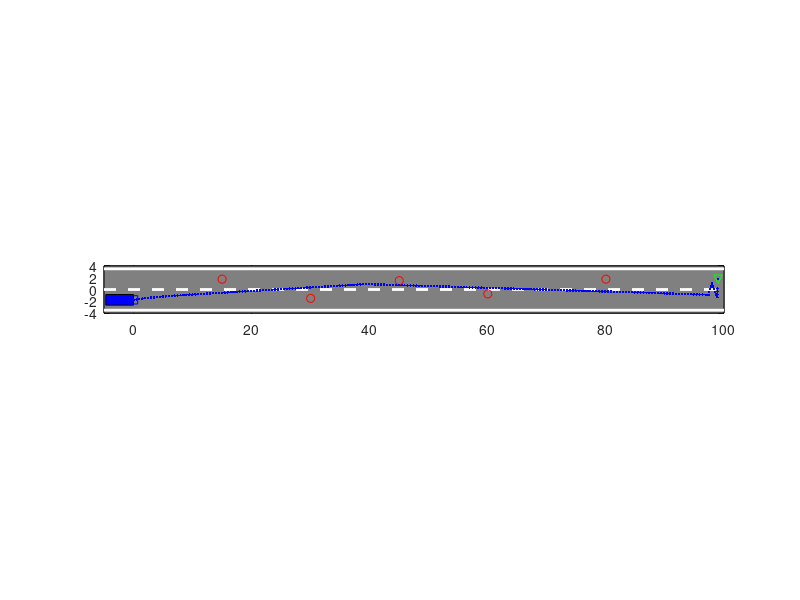

Here is the MATLAB script that generated this plot:

clc
clear
close all

%% 初始化车的参数
d = 3.5;               % 道路标准宽度
W = 1.8;               % 汽车宽度
L = 4.7;               % 车长

P0 = [0,-d/2,1,1];     % 车辆起点信息，1-2列位置，3-4列速度
Pg = [99,d/2,0,0];     % 目标位置
Pobs = [15,7/4,0,0;
    30,-3/2,0,0;
    45,3/2,0,0;
    60,-3/4,0,0;
    80,7/4,0,0];       % 障碍物位置
P = [Pobs;Pg];         % 将目标位置和障碍物位置合放在一起

Eta_att = 5;           % 计算引力的增益系数
Eta_rep_ob = 15;       % 计算斥力的增益系数
Eta_rep_edge = 50;     % 计算边界斥力的增益系数

d0 = 20;               % 障碍影响距离
n = size(P,1);         % 障碍与目标总计个数
len_step = 0.5;          % 步长
Num_iter = 200;        % 最大循环迭代次数

%% ***************初始化结束，开始主体循环******************
Pi = P0;               %将车的起始坐标赋给Xi
i = 0;
while sqrt((Pi(1)-P(n,1))^2 + (Pi(2)-P(n,2))^2) > 1
    i=i+1;
    Path(i,:) = Pi;
    for j=1:n-1
        delta(j,1:2) = Pi(1,1:2) - P(j,1:2);
        dist(j,1) = norm(delta(j,:));
        unitVecotr(j,1:2) = [delta(j,1)/dist(j,1), delta(j,2)/dist(j,1)];
    end
    
    
    delta(n,:) = P(n,1:2)-Pi(1,1:2);                                    %用目标点-车辆点表达引力   
    dist(n,1) = norm(delta(n,:)); 
    unitVector(n,:)=[delta(n,1)/dist(n,1),delta(n,2)/dist(n,1)];
    
    for j=1:n-1
        if dist(j,1) >= d0
            F_rep_ob(j,:) = [0,0];
        else
                     % 障碍物的斥力1，方向由障碍物指向车辆
            F_rep_ob1_abs = Eta_rep_ob * (1/dist(j,1)-1/d0) * dist(n,1) / dist(j,1)^2;         
            F_rep_ob1 = [F_rep_ob1_abs*unitVector(j,1), F_rep_ob1_abs*unitVector(j,2)];   
           
            % 障碍物的斥力2，方向由车辆指向目标点
            F_rep_ob2_abs = 0.5 * Eta_rep_ob * (1/dist(j,1) - 1/d0)^2;                
            F_rep_ob2 = [F_rep_ob2_abs * unitVector(n,1), F_rep_ob2_abs * unitVector(n,2)];  
        end
        F_rep_ob(j,:) = F_rep_ob1+F_rep_ob2;  
    end
    
    
       % 增加边界斥力势场，根据车辆当前位置，选择对应的斥力函数
    if Pi(1,2) > -d+W/2 && Pi(1,2) <= -d/2             %下道路边界区域力场，方向指向y轴正向
        F_rep_edge = [0,Eta_rep_edge * norm(Pi(:,3:4))*(exp(-d/2-Pi(1,2)))];
    elseif Pi(1,2) > -d/2 && Pi(1,2) <= -W/2           %下道路分界线区域力场，方向指向y轴负向
        F_rep_edge = [0,1/3 * Eta_rep_edge * Pi(1,2).^2];
    elseif Pi(1,2) > W/2  && Pi(1,2) < d/2             %上道路分界线区域力场，方向指向y轴正向 
        F_rep_edge = [0, -1/3 * Eta_rep_edge * Pi(1,2).^2];
    elseif Pi(1,2) > d/2 && Pi(1,2)<=d-W/2             %上道路边界区域力场，方向指向y轴负向
        F_rep_edge = [0, Eta_rep_edge * norm(Pi(:,3:4)) * (exp(Pi(1,2)-d/2))];
    end
    
    
     %% 计算合力和方向
    F_rep = [sum(F_rep_ob(:,1))  + F_rep_edge(1,1),...
           sum(F_rep_ob(:,2)) + F_rep_edge(1,2)];                                      % 所有障碍物的合斥力矢量
    F_att = [Eta_att*dist(n,1)*unitVector(n,1), Eta_att*dist(n,1)*unitVector(n,2)];    % 引力矢量
    F_sum = [F_rep(1,1)+F_att(1,1),F_rep(1,2)+F_att(1,2)];                             % 总合力矢量
    UnitVec_Fsum(i,:) = 1/norm(F_sum) * F_sum;     
    
     %计算车的下一步位置
    Pi(1,1:2)=Pi(1,1:2)+len_step*UnitVec_Fsum(i,:);   
end

Path(i,:)=P(n,:);            %把路径向量的最后一个点赋值为目标

%% 画图
figure
len_line = 100;



% 画灰色路面图
GreyZone = [-5,-d-0.5; -5,d+0.5; len_line,d+0.5; len_line,-d-0.5];
fill(GreyZone(:,1),GreyZone(:,2),[0.5 0.5 0.5]);
hold on
fill([P0(1),P0(1),P0(1)-L,P0(1)-L],[-d/2-W/2,-d/2+W/2,-d/2+W/2,-d/2-W/2],'b')  %2号车

% 画分界线
plot([-5, len_line],[0, 0], 'w--', 'linewidth',2);  %分界线
plot([-5,len_line],[d,d],'w','linewidth',2);     %左边界线
plot([-5,len_line],[-d,-d],'w','linewidth',2);  %左边界线

% 设置坐标轴显示范围
axis equal
set(gca, 'XLim',[-5 len_line]); 
set(gca, 'YLim',[-4 4]); 


% 绘制路径
plot(P(1:n-1,1),P(1:n-1,2),'ro');   %障碍物位置
plot(P(n,1),P(n,2),'gv');       %目标位置
plot(P0(1,1),P0(1,2),'bs');    %起点位置
plot(Path(:,1),Path(:,2),'.b');%路径点

